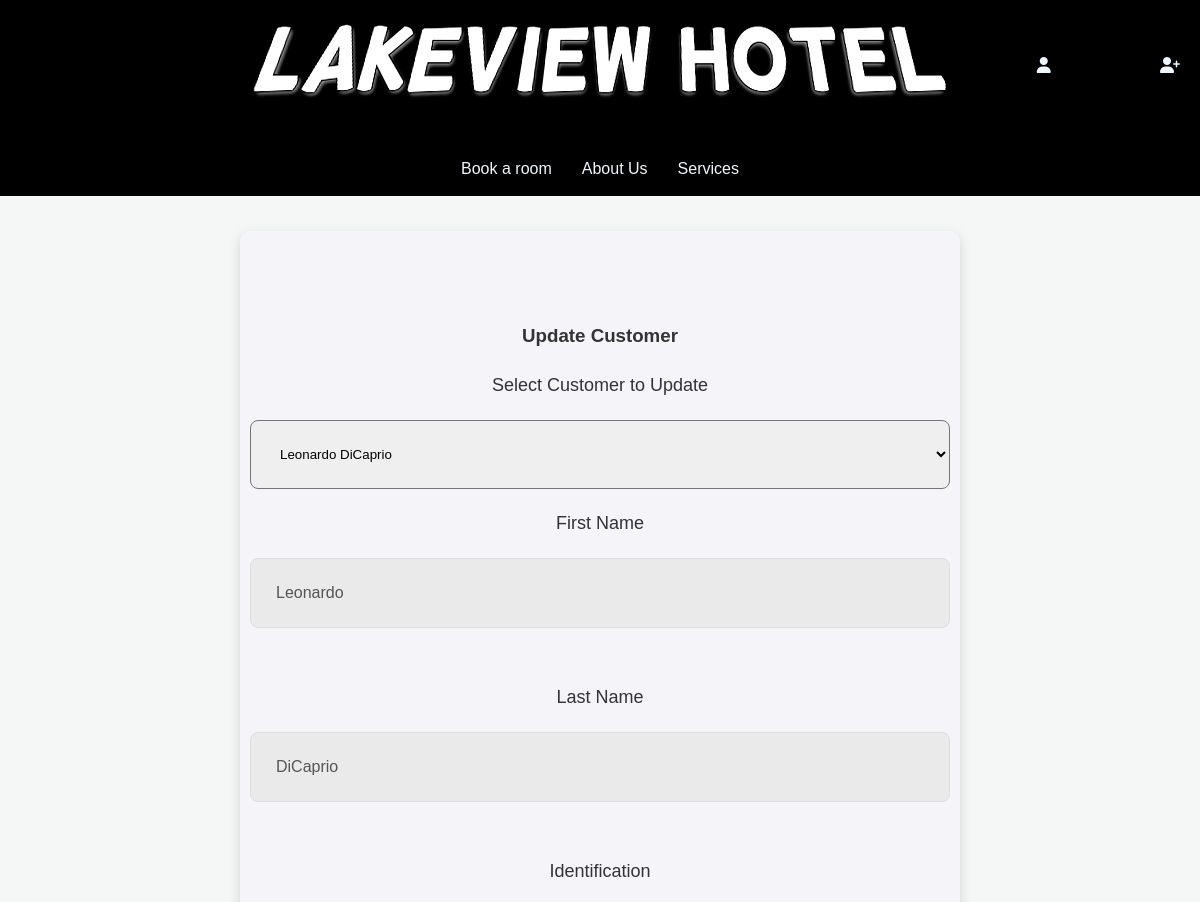
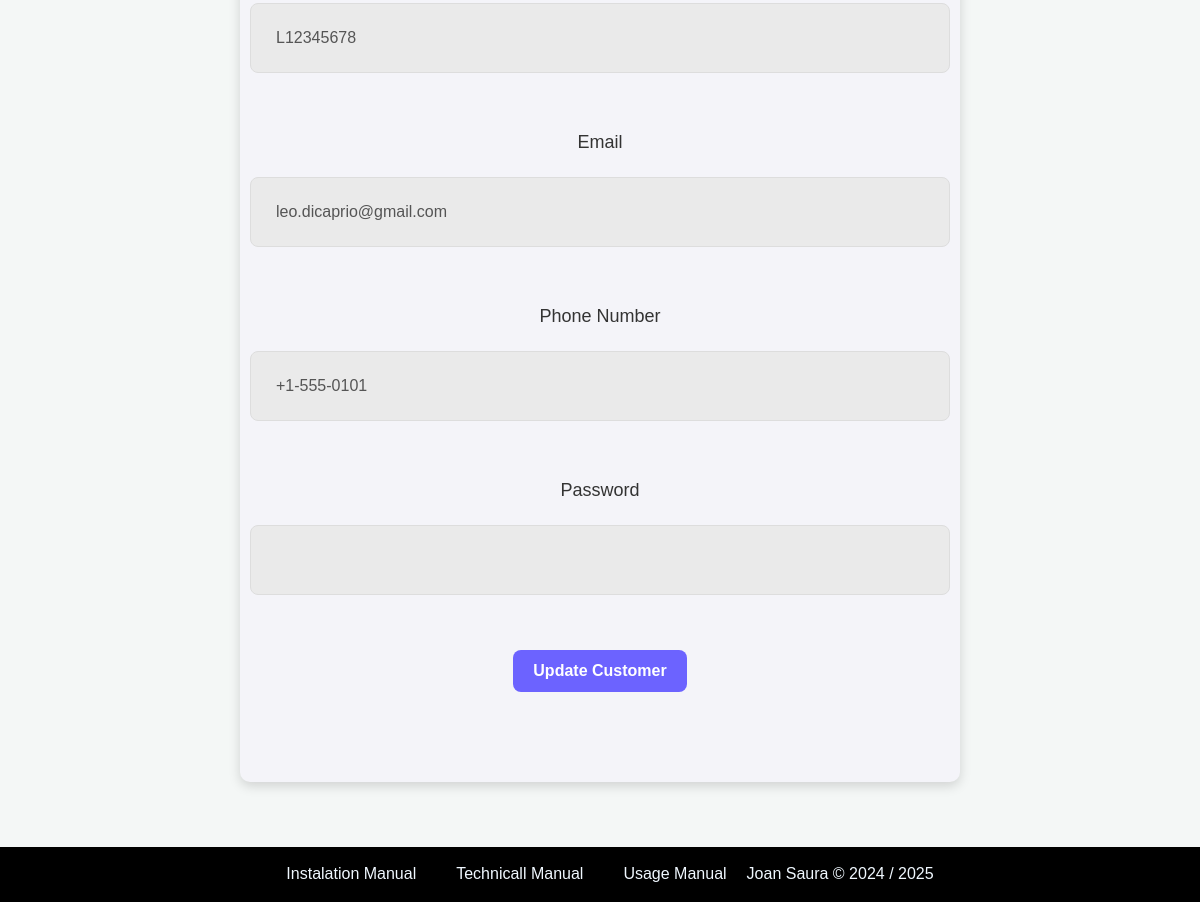
Page /files/forms/customers/update_customer_form.php?client-id=1 on the committed database (2 pictures, top to bottom).
### tables this page shows
CREATE TABLE IF NOT EXISTS `071_customers` (
  `client_id` int(11) NOT NULL AUTO_INCREMENT,
  `client_first_name` varchar(50) NOT NULL,
  `client_last_name` varchar(50) NOT NULL,
  `client_identification` varchar(20) NOT NULL,
  `client_email` varchar(100) NOT NULL,
  `client_phone_number` varchar(15) DEFAULT NULL,
  `client_password` varchar(100) DEFAULT NULL,
  `customer_rol` enum('guest','admin') DEFAULT 'guest',
  PRIMARY KEY (`client_id`)
);

### files/forms/customers/update_customer_form.php (the view, shortened to what this page needs)
<?php
$root = $_SERVER['DOCUMENT_ROOT'];
include($root . '/student071/dwes/files/common-files/db_connection.php');
$selectedClientId = isset($_GET['client-id']) ? intval($_GET['client-id']) : null;
$firstName = $lastName = $identification = $email = $phoneNumber = $password = '';
$sqlCustomers = "SELECT client_id, client_first_name, client_last_name, client_identification, client_email, client_phone_number
                 FROM 071_customers;";
$resultCustomers = mysqli_query($conn, $sqlCustomers);
if ($selectedClientId) {
    $sqlSelectedCustomer = "SELECT client_first_name, client_last_name, client_identification, client_email, client_phone_number
                            FROM 071_customers WHERE client_id = $selectedClientId;";
    $resultSelectedCustomer = mysqli_query($conn, $sqlSelectedCustomer);
    if ($resultSelectedCustomer && mysqli_num_rows($resultSelectedCustomer) > 0) {
        $selectedCustomer = mysqli_fetch_assoc($resultSelectedCustomer);
        $firstName = $selectedCustomer['client_first_name'];
        $lastName = $selectedCustomer['client_last_name'];
        $identification = $selectedCustomer['client_identification'];
        $email = $selectedCustomer['client_email'];
        $phoneNumber = $selectedCustomer['client_phone_number'];
    }
}
?>
<?php include($root . '/student071/dwes/files/common-files/header.php'); ?>
<section id="container-form">
    <form class="login-form" id="update-customer-form" action="/student071/dwes/files/querys/customers/update_customers.php" method="POST">
        <h3>Update Customer</h3>
        <label for="customer-select">Select Customer to Update</label>
        <select name="client-id" id="customer-select" required onchange="populateCustomerDetails(this.value)">
            <?php while ($customer = mysqli_fetch_assoc($resultCustomers)) {
                $isSelected = ($selectedClientId === intval($customer['client_id'])) ? 'selected' : '';
            ?>
                <option value="<?php echo intval($customer['client_id']); ?>"
                        data-first-name="<?php echo htmlspecialchars($customer['client_first_name']); ?>"
                        data-last-name="<?php echo htmlspecialchars($customer['client_last_name']); ?>"
                        data-identification="<?php echo htmlspecialchars($customer['client_identification']); ?>"
                        data-email="<?php echo htmlspecialchars($customer['client_email']); ?>"
                        data-phone="<?php echo htmlspecialchars($customer['client_phone_number']); ?>"
                        <?php echo $isSelected; ?>>
                    <?php echo htmlspecialchars($customer['client_first_name'] . ' ' . $customer['client_last_name']); ?>
                </option>
            <?php } ?>
        </select>
        <label for="first-name-input">First Name</label>
        <input type="text" name="first-name" id="first-name-input" value="<?php echo htmlspecialchars($firstName); ?>" required>
        <label for="last-name-input">Last Name</label>
        <input type="text" name="last-name" id="last-name-input" value="<?php echo htmlspecialchars($lastName); ?>" required>
        <label for="identification-input">Identification</label>
        <input type="text" name="identification" id="identification-input" value="<?php echo htmlspecialchars($identification); ?>" required>
        <label for="email-input">Email</label>
        <input type="email" name="email" id="email-input" value="<?php echo htmlspecialchars($email); ?>" required>
        <label for="phone-input">Phone Number</label>
        <input type="text" name="phone" id="phone-input" value="<?php echo htmlspecialchars($phoneNumber); ?>" required>
        <label for="password">Password</label>
        <input type="password" name="c-password" id="password" required>
        <div class="submit-button">
            <input class="submit" type="submit" name="submit" value="Update Customer">
        </div>
    </form>
</section>
<?php include($root . '/student071/dwes/files/common-files/footer.php'); ?>

### css/style.css (style rules this page uses)
* { margin: 0; padding: 0; box-sizing: border-box; }
body { display: flex; flex-direction: column; min-height: 100vh; }

### css/manuals.css (style rules this page uses)
* { margin: 0; padding: 0; box-sizing: border-box; font-family: 'Arial', sans-serif; }
body { background-color: #f4f7f6; color: #333; line-height: 1.6; }
section { margin-bottom: 30px; }

### css/forms.css (style rules this page uses)
#container-form { display: flex; justify-content: center; align-items: center; }
.login-form { text-align: center; width:60%; margin: 35px auto; padding: 90px 10px; background-color: #f4f4f9; display: flex; flex-direction: column; gap: 20px; border-radius: 10px; box-shadow: 0 4px 12px rgba(0, 0, 0, 0.15); font-family: 'Segoe UI', Tahoma, Geneva, Verdana, sans-serif; }
.login-form > label { font-size: 18px; font-weight: 1200px; color: #333; }
.login-form > input { background-color: #eaeaea; padding: 25px; border: 1px solid #ddd; border-radius: 8px; font-size: 16px; color: #555; transition: all 0.3s ease; }
.login-form > select { padding: 25px; border-radius: 8px; transition: all 0.3s ease; }
.submit-button { display: flex; justify-content: center; }
.submit-button .submit { background-color: #6c63ff; color: #fff; padding: 12px 20px; border: none; border-radius: 8px; font-size: 16px; font-weight: 600; cursor: pointer; transition: background-color 0.3s ease; }
form { margin-top: 15px; }

### rows in the picture
071_customers: first-name "Leonardo", last-name "DiCaprio", identification "L12345678", email "leo.dicaprio@gmail.com", phone "+1-555-0101"

### other values in the picture
form field client-id "Leonardo DiCaprio"
